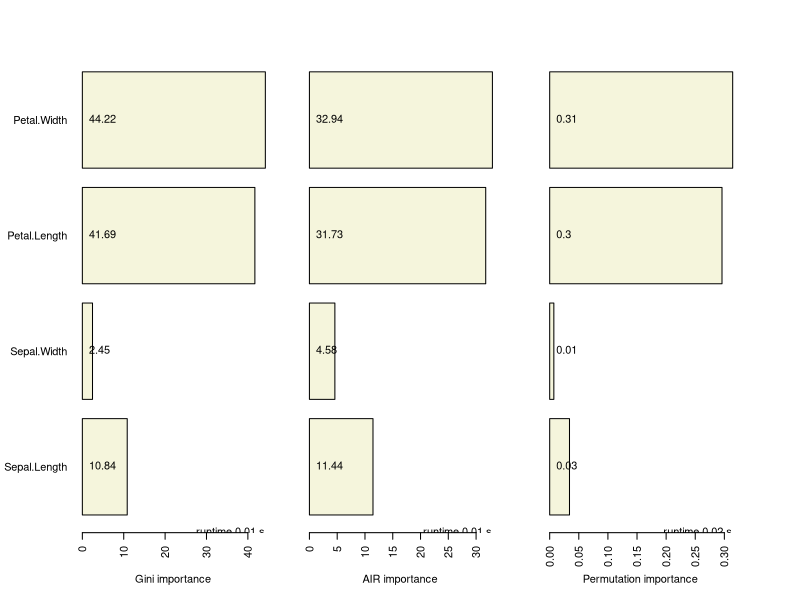

Write R code to recreate this figure.
library(ranger)
library(datasets)
data(iris)

# Creating ranger models and count runtime
t0 <- Sys.time()
rg1 <- ranger(Species~., data = iris, importance = "impurity")
t1 <- Sys.time()
rg2 <- ranger(Species~., data = iris, importance = "impurity_corrected")
t2 <- Sys.time()
rg3 <- ranger(Species~., data = iris, importance = "permutation")
t3 <- Sys.time()

# Prepare for plotting
df <- data.frame("Feature" = names(rg1$variable.importance),
                 "Gini.importance" = rg1$variable.importance,
                 "AIR.importance" = rg2$variable.importance,
                 "Permutation.importance" = rg3$variable.importance)
# Plotting
par(mfrow=c(1,3))
par(mar=c(5,6,4,0)+.1)
p1 <- barplot(df$Gini.importance, horiz=TRUE, names.arg = df$Feature, las=2, xlab = "Gini importance", col = 'beige')
legend("bottomright",inset=-.025,legend =paste("runtime",round(t1-t0,2),"s"), bty = "n")
text(0, p1, round(df$Gini.importance,2),cex=1,pos=4) 
par(mar=c(5,3,4,3)+.1)
p2 <- barplot(df$AIR.importance, horiz=TRUE, las=2, xlab = "AIR importance", col = 'beige')
legend("bottomright",inset=-.025,legend =paste("runtime",round(t2-t1,2),"s"), bty = "n")
text(0, p2, round(df$AIR.importance,2),cex=1,pos=4) 
par(mar=c(5,1,4,5)+.1)
p3 <- barplot(df$Permutation.importance, horiz=TRUE, las=2, xlab = "Permutation importance", col = 'beige')
legend("bottomright",inset=-.025,legend =paste("runtime",round(t3-t2,2),"s"), bty = "n")
text(0, p2, round(df$Permutation.importance,2),cex=1,pos=4) 
